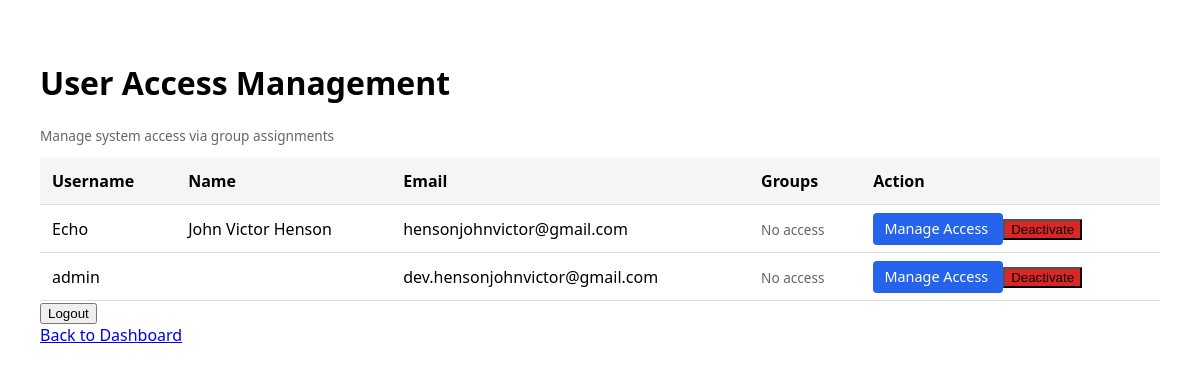
Before: /users/ with the older database file.
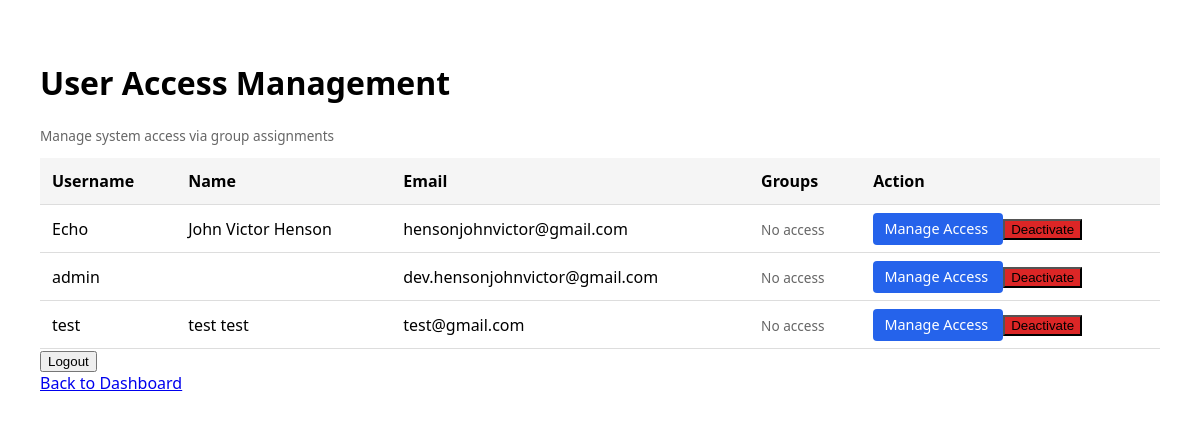
After: the same page with the newer database file.
### core/models.py (models this page shows, shortened)
class CustomUser(AbstractUser):
    id = models.UUIDField(primary_key=True, default=uuid.uuid4, editable=False)
    middle_name = models.CharField(max_length=30, blank=True)
    is_email_verified = models.BooleanField(default=False)
    bio = models.TextField(blank=True)
    _phone_number = models.CharField(max_length=255, blank=True, db_column='phone_number')
    avatar = models.ImageField(upload_to='avatars/', null=True, blank=True)
    avatar_url = models.URLField(max_length=500, blank=True, null=True)
    @property
    def phone_number(self):
        return decrypt(self._phone_number) if self._phone_number else ''
    @phone_number.setter
    def phone_number(self, value):
        self._phone_number = encrypt(value) if value else ''

### core/views.py (the view)
# urls.py: path('users/', user_list, name='user_list'),
def user_list(request):
    systems = request.session.get('accessible_systems', [])
    users = User.objects.exclude(id=request.user.id).order_by('username')
    return render(request, 'core/user_list.html', {'users': users, 'systems': systems})

### core/templates/core/user_list.html (shortened to what this page needs)
<!DOCTYPE html>
<html lang="en">
<head>
</head>
<body>
<h1>User Access Management</h1>
<p class="muted">Manage system access via group assignments</p>
<table>
    <thead>
        <tr>
            <th>Username</th>
            <th>Name</th>
            <th>Email</th>
            <th>Groups</th>
            <th>Action</th>
        </tr>
    </thead>
    <tbody>
        {% for user in users %}
        <tr>
            <td>{{ user.username }}</td>
            <td>{{ user.first_name }} {{ user.last_name }}</td>
            <td>{{ user.email }}</td>
            <td>
                {% for group in user.groups.all %}
                    {{ group.name }}{% if not forloop.last %}, {% endif %}
                {% empty %}
                    <span class="muted">No access</span>
                {% endfor %}
            </td>
            <td>
                <a class="button"
                href="{% url 'core:manage_user_groups' user.id %}">
                    Manage Access
                </a>
                {% if user.is_active %}
                    <form method="post"
                        action="{% url 'core:deactivate_user' user.id %}"
                        style="display:inline">
                        <button type="submit"
                                class="button"
                                style="background:#dc2626"
                                onclick="return confirm('Deactivate this user?');">
                            Deactivate
                        </button>
                    </form>
                {% endif %}
            </td>
        </tr>
        {% endfor %}
    </tbody>
</table>
<form method="post" action="{% url 'core:core_logout' %}">
    <button type="submit">Logout</button>
</form>
<a href="{% url 'core:core_dashboard' %}">Back to Dashboard</a>
</body>
</html>

### core/templates/core/user_list.html (style rules this page uses)
body { font-family: system-ui, sans-serif; padding: 2rem; }
table { border-collapse: collapse; width: 100%; }
th, td { padding: 0.75rem; border-bottom: 1px solid #ddd; text-align: left; }
th { background: #f5f5f5; }
a.button { padding: 0.4rem 0.7rem; background: #2563eb; color: white; text-decoration: none; border-radius: 4px; font-size: 0.9rem; }
.muted { color: #666; font-size: 0.85rem; }

Changed rows visible on the page:
added CustomUser: username "test", first_name "test", last_name "test", email "test@gmail.com", is_active "Deactivate"
